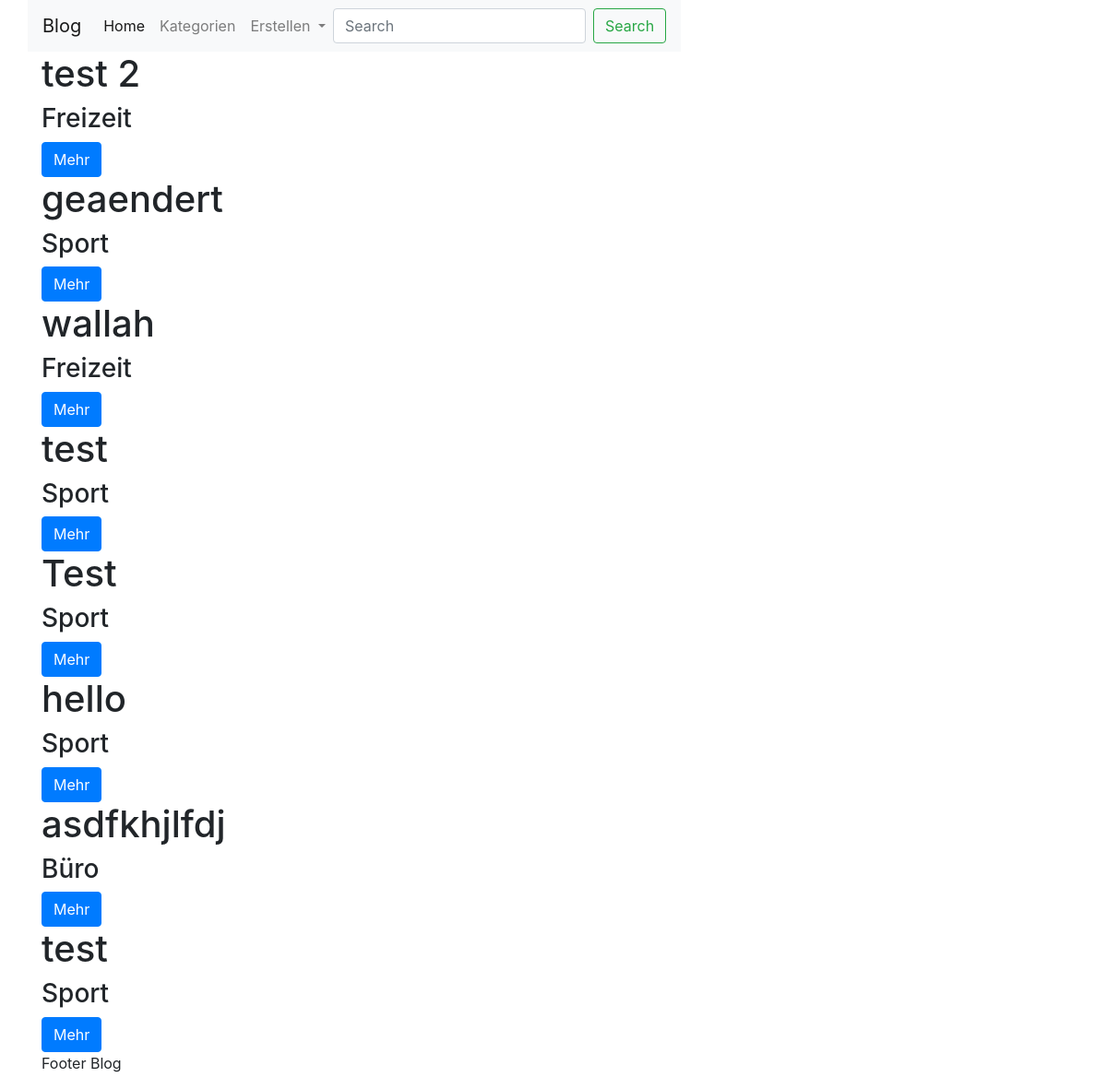
/blog, run on an earlier commit of the app's database.
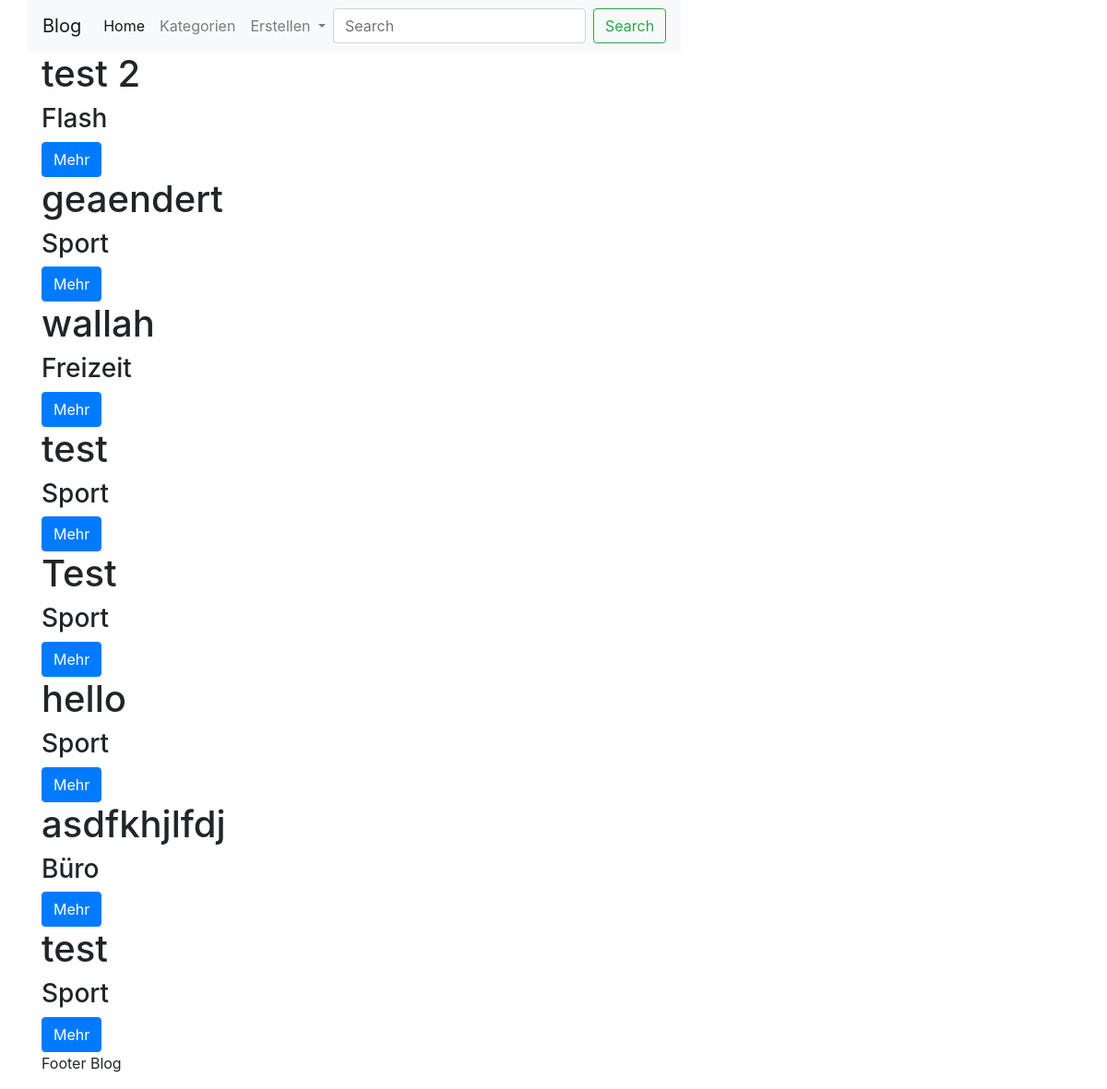
And on a later commit of the database.
### app/models.py (models this page shows)
class Blogeintrag(db.Model):
    id = db.Column(db.Integer, primary_key=True)
    titel = db.Column(db.String, nullable=False)
    kategorie = db.Column(db.ForeignKey("kategorie.id"), nullable=False)
    text = db.Column(db.String, nullable=False)
    datum = db.Column(db.Date, nullable=False)

class Kategorie(db.Model):
    id = db.Column(db.Integer,primary_key=True)
    value = db.Column(db.String, nullable=False)
    blogeintrag = db.relationship("Blogeintrag", backref="Kategorie")

### app/blog/routes.py (the view)
@bp.route('/blog')
def overview():
    blog = Blogeintrag.query.all()
    return render_template("blog/overview.html", blog=blog)

### app/templates/blog/overview.html
{% extends 'base.html' %}
{% block content %}
    {% for b in blog %}
        <h1> {{ b.titel }}
        </h1>
        <h3> {{ b.Kategorie.value }} </h3>
         <a href="{{ url_for("blog.blog",id=b.id) }}" class="btn btn-primary">Mehr</a>
    {% endfor %}
{% endblock %}

### app/templates/base.html (shortened to what this page needs)
<!doctype html>
<html lang="en">
  <head>
    <link rel="stylesheet" href="https://stackpath.bootstrapcdn.com/bootstrap/4.5.2/css/bootstrap.min.css">
  </head>
  <body>
    <div class="container">
        <div class="row">
            <nav class="navbar navbar-expand-lg navbar-light bg-light">
              <a class="navbar-brand" href="{{ url_for('blog.index') }}">Blog</a>
              <div class="collapse navbar-collapse" id="navbarSupportedContent">
                <ul class="navbar-nav mr-auto">
                  <li class="nav-item active">
                    <a class="nav-link" href="{{ url_for('blog.overview') }}">Home <span class="sr-only">(current)</span></a>
                  </li>
                  <li class="nav-item">
                    <a class="nav-link" href="{{ url_for('category.overview') }}">Kategorien</a>
                  </li>
                  <li class="nav-item dropdown">
                    <a class="nav-link dropdown-toggle" href="#" id="navbarDropdown" role="button" data-toggle="dropdown" aria-haspopup="true" aria-expanded="false">
                      Erstellen
                    </a>
                  </li>
                </ul>
                <form class="form-inline my-2 my-lg-0">
                  <input class="form-control mr-sm-2" type="search" placeholder="Search" aria-label="Search">
                  <button class="btn btn-outline-success my-2 my-sm-0" type="submit">Search</button>
                </form>
              </div>
            </nav>
        </div>
        <div>
             {% block content %}{% endblock %}
        </div>
        <div>
            <p>Footer Blog</p>
        </div>
    </div>
  </body>
</html>

What changed in the data, as far as the page shows it:
changed Blogeintrag "test 2": Kategorie.value "Freizeit" → "Flash"
